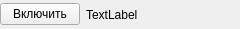
<?xml version="1.0" encoding="UTF-8"?>
<ui version="4.0">
 <class>TextButtonForm</class>
 <widget class="QWidget" name="TextButtonForm">
  <property name="geometry">
   <rect>
    <x>0</x>
    <y>0</y>
    <width>240</width>
    <height>29</height>
   </rect>
  </property>
  <property name="windowTitle">
   <string>Form</string>
  </property>
  <layout class="QHBoxLayout" name="horizontalLayout_2">
   <property name="leftMargin">
    <number>0</number>
   </property>
   <property name="topMargin">
    <number>0</number>
   </property>
   <property name="rightMargin">
    <number>0</number>
   </property>
   <property name="bottomMargin">
    <number>0</number>
   </property>
   <item>
    <layout class="QHBoxLayout" name="horizontalLayout">
     <item>
      <widget class="QPushButton" name="onOffPushButton">
       <property name="text">
        <string>Включить</string>
       </property>
      </widget>
     </item>
     <item>
      <widget class="QLabel" name="textLabel">
       <property name="text">
        <string>TextLabel</string>
       </property>
      </widget>
     </item>
     <item>
      <spacer name="horizontalSpacer">
       <property name="orientation">
        <enum>Qt::Horizontal</enum>
       </property>
       <property name="sizeHint" stdset="0">
        <size>
         <width>40</width>
         <height>20</height>
        </size>
       </property>
      </spacer>
     </item>
    </layout>
   </item>
  </layout>
 </widget>
 <resources/>
 <connections/>
</ui>
